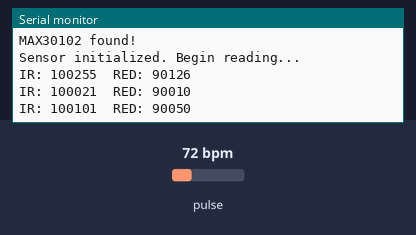
Bench run of a sketch on a simulated ESP32. Shown: the last lines printed to the serial monitor. The test bench sets the inputs (shaded band); at power-on: pulse 72 bpm.

Above: at 2.2 s.
2.3 s: pulse set to 42 bpm
At 3.0 s:
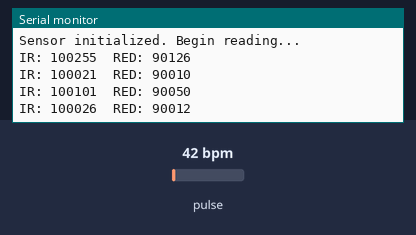
3.8 s: pulse set to 70 bpm
At 4.5 s:
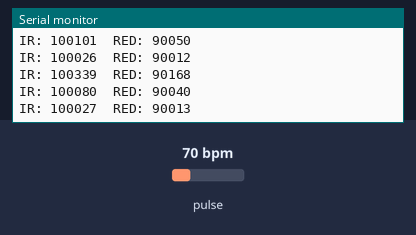
Timing chart, 0 to 6.8 s (numbered marks = the images above; inputs shaded):
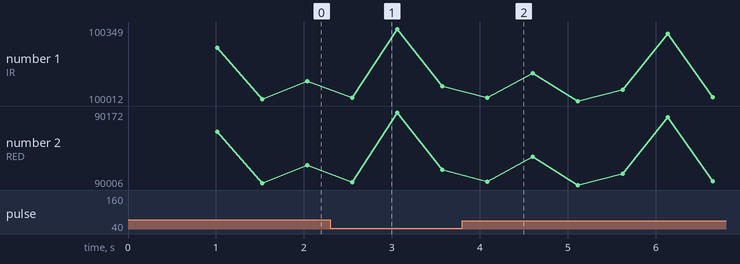

The sketch:

MAX30102-Test-Module.ino
```cpp
#include <Wire.h>
#include "MAX30105.h"

MAX30105 particleSensor;
TwoWire myWire = TwoWire(0);  // Use I2C port 0

#define SDA_PIN 9
#define SCL_PIN 8

void setup() {
  Serial.begin(115200);
  delay(1000);
  Serial.println("Initializing MAX30102...");

  myWire.begin(SDA_PIN, SCL_PIN);

  if (!particleSensor.begin(myWire, I2C_SPEED_STANDARD)) {
    Serial.println("MAX30102 not found. Check wiring!");
    while (1);
  }

  Serial.println("MAX30102 found!");

  particleSensor.setup(60, 4, 2, 100, 411, 4096);
  Serial.println("Sensor initialized. Begin reading...");
}

void loop() {
  long irValue = particleSensor.getIR();
  long redValue = particleSensor.getRed();

  Serial.print("IR: ");
  Serial.print(irValue);
  Serial.print("  RED: ");
  Serial.println(redValue);

  delay(500);
}
```

Measured:
- after the input at 2.3 s, the serial monitor: prints a new line after 0.25 s (image 1)
- after the input at 3.8 s, the serial monitor: prints a new line after 0.29 s (image 2)
- plotted number 1: 100101 → 100080 after the input at 2.3 s, 100080 → 100349 after the input at 3.8 s
- plotted number 2: 90050 → 90040 after the input at 2.3 s, 90040 → 90172 after the input at 3.8 s
